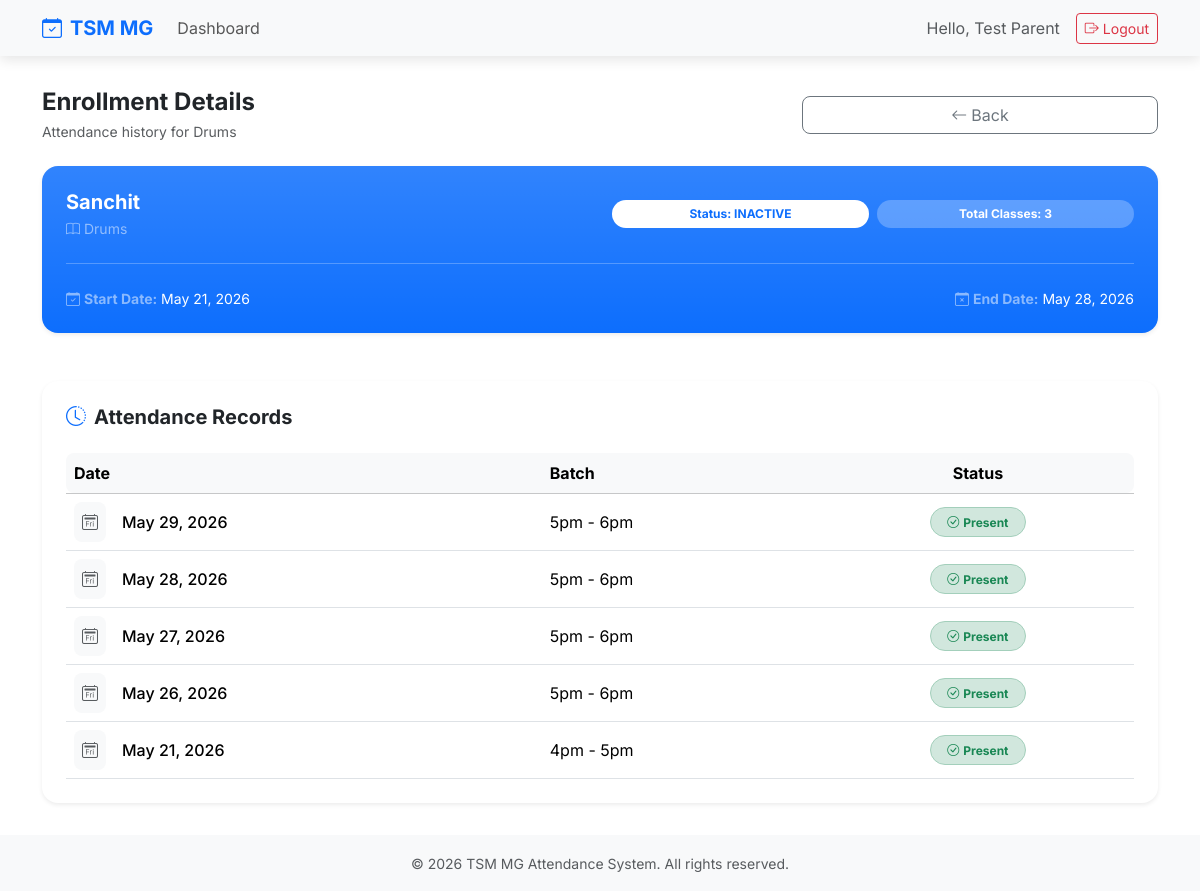
The app's page /students/5/enrollments/5/ (signed in) with its own data.
### accounts/models.py (models this page shows, shortened)
class User(AbstractBaseUser, PermissionsMixin):
    phone = models.CharField(max_length=20, unique=True)
    name = models.CharField(max_length=100, blank=True)
    role = models.CharField(
        max_length=20, choices=UserRole.choices, default=UserRole.STUDENT
    )
    is_active = models.BooleanField(default=True)
    is_staff = models.BooleanField(default=False)
    objects = UserManager()
    USERNAME_FIELD = "phone"

### enrollments/models.py (models this page shows, shortened)
class Enrollment(models.Model):
    student = models.ForeignKey(
        "students.Student",
        on_delete=models.CASCADE,
        related_name="enrollments",
    )
    subject = models.ForeignKey(
        "classes.Subject",
        on_delete=models.CASCADE,
        related_name="enrollments",
    )
    start_date = models.DateField(
        null=True,
        blank=True,
    )
    end_date = models.DateField(
        null=True,
        blank=True,
    )
    status = models.CharField(
        max_length=20,
        choices=EnrollmentStatus.choices,
        default=EnrollmentStatus.ACTIVE,
    )
    total_classes = models.PositiveIntegerField(
        default=0,
    )
    created_at = models.DateTimeField(
        auto_now_add=True,
    )
    class Meta:
        constraints = [
            models.UniqueConstraint(
                fields=["student", "subject"],
                name="unique_student_subject",
            )
        ]

### classes/models.py (models this page shows)
class Subject(models.Model):
    name = models.CharField(
        max_length=255,
    )
    def __str__(self):
        return self.name

### students/models.py (models this page shows, shortened)
class Student(models.Model):
    name = models.CharField(
        max_length=255,
    )
    date_of_birth = models.DateField()
    user = models.ForeignKey(
        "accounts.User",
        on_delete=models.CASCADE,
        related_name="students",
    )

### attendance/models.py (models this page shows, shortened)
class Attendance(models.Model):
    enrollment = models.ForeignKey(
        "enrollments.Enrollment",
        on_delete=models.CASCADE,
        related_name="attendances",
    )
    attendance_date = models.DateField()
    attendance_batch = models.CharField(
        max_length=20,
        choices=BatchChoices.choices,
        default=BatchChoices.BATCH_5PM_6PM,
    )
    is_present = models.BooleanField(
        default=True,
    )
    created_at = models.DateTimeField(
        auto_now_add=True,
    )
    class Meta:
        constraints = [
            models.UniqueConstraint(
                fields=["enrollment", "attendance_date", "attendance_batch"],
                name="unique_enrollment_date_batch",
            )
        ]
        ordering = ["attendance_date"]

### students/views.py (the view)
@user_passes_test(is_student)
def enrollment_detail(request, student_id, enrollment_id):
    student = get_object_or_404(Student, id=student_id, user=request.user)
    enrollment = get_object_or_404(student.enrollments.all(), id=enrollment_id)
    attendance_records = enrollment.attendances.all().order_by("-attendance_date")
    context = {
        "student": student,
        "enrollment": enrollment,
        "attendance_records": attendance_records,
    }
    return render(request, "students/enrollments_details.html", context)

### students/views.py (called while the page is built)
def is_student(user):
    return user.is_authenticated and user.role == "STUDENT"

### students/templates/students/enrollments_details.html (shortened to what this page needs)
{% extends "base.html" %}
{% block content %}
{% if user.is_authenticated %}
<div class="row mb-3 mb-md-4 align-items-center text-center text-md-start">
  <div class="col-12 col-md-8 mb-3 mb-md-0">
    <h2 class="fw-bold mb-1 fs-4 fs-md-2">Enrollment Details</h2>
    <p class="text-muted mb-0 small small-md-auto">Attendance history for {{ enrollment.subject }}</p>
  </div>
  <div class="col-12 col-md-4 text-center text-md-end">
    <a href="{% url 'student_enrollments' enrollment.student.id %}" class="btn btn-outline-secondary rounded-3 w-100 w-md-auto">
      <i class="bi bi-arrow-left me-1"></i>Back
    </a>
  </div>
</div>
<div class="card border-0 shadow-sm rounded-4 mb-4 mb-md-5 bg-primary bg-gradient text-white">
  <div class="card-body p-3 p-md-4">
    <div class="row align-items-center text-center text-md-start">
      <div class="col-12 col-md-6 mb-3 mb-md-0">
        <h4 class="fw-bold mb-1 fs-5 fs-md-4">{{ enrollment.student.name }}</h4>
        <p class="mb-0 text-white-50 small"><i class="bi bi-book me-1"></i>{{ enrollment.subject }}</p>
      </div>
      <div class="col-12 col-md-6">
        <div class="d-flex flex-column flex-sm-row gap-2 justify-content-center justify-content-md-end">
          <span class="badge bg-white text-primary rounded-pill px-3 py-2 w-100 w-sm-auto">
            Status: {{ enrollment.status }}
          </span>
          <span class="badge bg-white bg-opacity-25 rounded-pill px-3 py-2 w-100 w-sm-auto">
            Total Classes: {{ enrollment.total_classes }}
          </span>
        </div>
      </div>
    </div>
    <hr class="border-white opacity-25 my-4">
    <div class="row text-white-50 small">
      <div class="col-md-6">
        <i class="bi bi-calendar-check me-1"></i><strong>Start Date:</strong> <span class="text-white">{{ enrollment.start_date }}</span>
      </div>
      <div class="col-md-6 text-md-end mt-2 mt-md-0">
        <i class="bi bi-calendar-x me-1"></i><strong>End Date:</strong> <span class="text-white">{{ enrollment.end_date }}</span>
      </div>
    </div>
  </div>
</div>
<div class="card border-0 shadow-sm rounded-4">
  <div class="card-body p-4">
    <h5 class="fw-bold mb-4"><i class="bi bi-clock-history me-2 text-primary"></i>Attendance Records</h5>
    {% if attendance_records %}
    <div class="table-responsive">
      <table class="table table-hover align-middle mb-0">
        <thead class="table-light">
          <tr>
            <th class="rounded-start-3">Date</th>
            <th>Batch</th>
            <th class="rounded-end-3 text-center">Status</th>
          </tr>
        </thead>
        <tbody>
          {% for record in attendance_records %}
          <tr>
            <td>
              <div class="d-flex align-items-center">
                <div class="bg-body-tertiary p-2 rounded-3 me-3 text-muted">
                  <i class="bi bi-calendar2-day"></i>
                </div>
                <span class="fw-medium">{{ record.attendance_date }}</span>
              </div>
            </td>
            <td>{{ record.attendance_batch }}</td>
            <td class="text-center">
              {% if record.is_present %}
              <span class="badge bg-success-subtle text-success border border-success-subtle px-3 py-2 rounded-pill">
                <i class="bi bi-check-circle me-1"></i>Present
              </span>
              {% else %}
              <span class="badge bg-danger-subtle text-danger border border-danger-subtle px-3 py-2 rounded-pill">
                <i class="bi bi-x-circle me-1"></i>Absent
              </span>
              {% endif %}
            </td>
          </tr>
          {% endfor %}
        </tbody>
      </table>
    </div>
    {% else %}
    <div class="text-center py-5 bg-body-tertiary rounded-4">
      <i class="bi bi-calendar-x text-muted fs-1 d-block mb-3"></i>
      <h6 class="text-muted fw-bold mb-0">No attendance records found</h6>
      <p class="text-muted small">There are no records for this enrollment yet.</p>
    </div>
    {% endif %}
  </div>
</div>
{% endif %}
{% endblock %}

### templates/base.html (shortened to what this page needs)
<!DOCTYPE html>
<html lang="en" data-bs-theme="light">
  <head>
    <link
      href="https://cdn.jsdelivr.net/npm/bootstrap@5.3.3/dist/css/bootstrap.min.css"
      rel="stylesheet"
    />
    <link rel="stylesheet" href="https://cdn.jsdelivr.net/npm/bootstrap-icons@1.11.3/font/bootstrap-icons.min.css">
  </head>
  <body>
    <nav class="navbar navbar-expand-lg bg-body-tertiary sticky-top">
      <div class="container">
        <a class="navbar-brand fw-bold text-primary" href="/">
          <i class="bi bi-calendar-check me-2"></i>TSM MG
        </a>
        <div class="collapse navbar-collapse" id="navbarNav">
          <ul class="navbar-nav me-auto">
            {% if user.is_authenticated %}
            <li class="nav-item">
              <a class="nav-link" href="/">Dashboard</a>
            </li>
            {% endif %}
          </ul>
          <div class="d-flex align-items-center">
            {% if user.is_authenticated %}
              <span class="me-3 text-muted">Hello, {{ user.name|default:user.phone }}</span>
              <form action="{% url 'logout' %}" method="post" class="d-inline">
                <button type="submit" class="btn btn-outline-danger btn-sm">
                  <i class="bi bi-box-arrow-right me-1"></i>Logout
                </button>
              </form>
            {% else %}
              <a href="{% url 'login' %}" class="btn btn-primary btn-sm">
                <i class="bi bi-box-arrow-in-right me-1"></i>Login
              </a>
            {% endif %}
          </div>
        </div>
      </div>
    </nav>
    <main class="container">
      {% block content %}
      {% endblock %}
    </main>
    <footer class="bg-body-tertiary py-3 mt-auto">
      <div class="container text-center text-muted">
        <small>&copy; {% now "Y" %} TSM MG Attendance System. All rights reserved.</small>
      </div>
    </footer>
  </body>
</html>

### templates/base.html (style rules this page uses)
body { font-family: 'Inter', sans-serif; background-color: var(--bs-body-bg); display: flex; flex-direction: column; min-height: 100vh; }
.navbar { box-shadow: 0 4px 12px rgba(0,0,0,0.1); }
main { flex: 1; padding-top: 2rem; padding-bottom: 2rem; }
.card { border: none; box-shadow: 0 4px 6px -1px rgba(0, 0, 0, 0.1), 0 2px 4px -1px rgba(0, 0, 0, 0.06); transition: transform 0.2s ease-in-out, box-shadow 0.2s ease-in-out; border-radius: 12px; }

### records on screen
User: name "Test Parent"
Enrollment: subject "Drums", student.name "Sanchit", status "INACTIVE", total_classes "3", start_date "May 21, 2026", end_date "May 28, 2026"
Attendance: attendance_date "May 29, 2026", attendance_batch "5pm - 6pm", is_present True (drawn)
Attendance: attendance_date "May 28, 2026", attendance_batch "5pm - 6pm", is_present True (drawn)
Attendance: attendance_date "May 27, 2026", attendance_batch "5pm - 6pm", is_present True (drawn)
Attendance: attendance_date "May 26, 2026", attendance_batch "5pm - 6pm", is_present True (drawn)
Attendance: attendance_date "May 21, 2026", attendance_batch "4pm - 5pm", is_present True (drawn)
